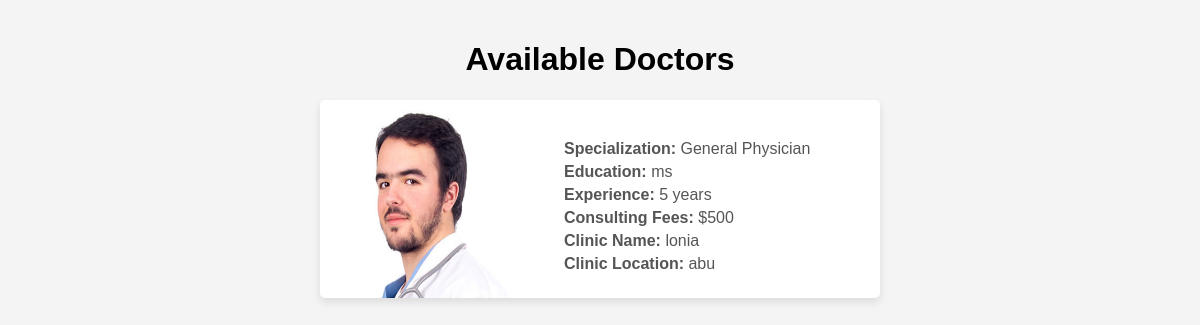
Page /all_docs/ on the earlier database version.
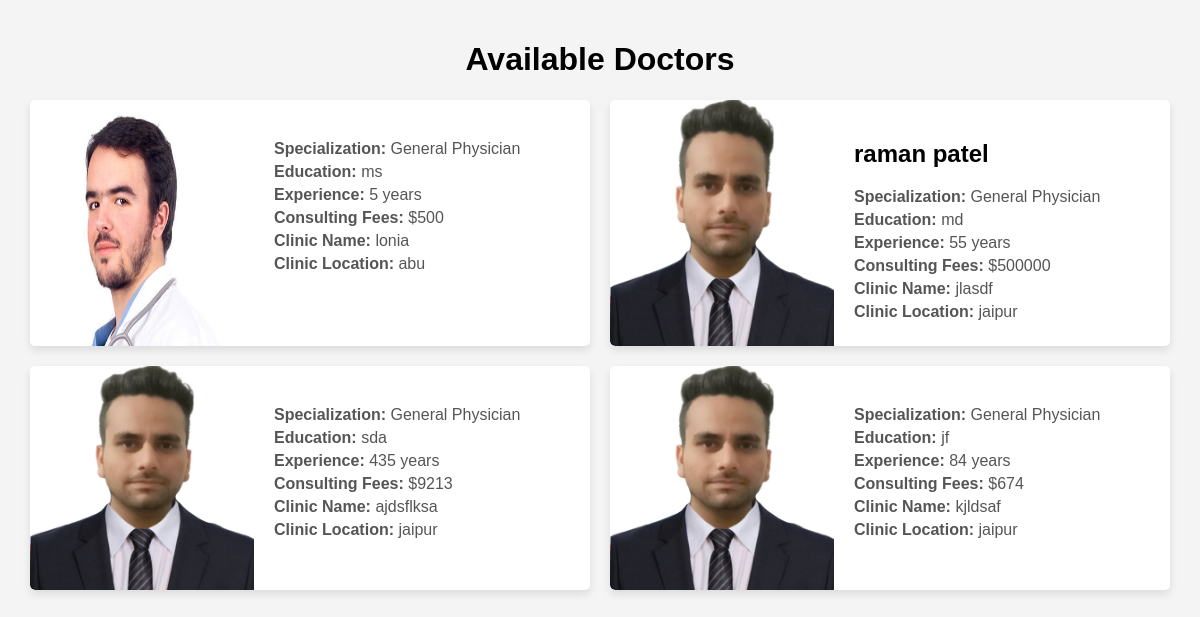
Same page on the later database version.
### doctor/models.py (models this page shows, shortened)
class Doctor(models.Model):
    user = models.ForeignKey(User, on_delete=models.DO_NOTHING, null=True, blank=True)
    pic = models.ImageField(upload_to='images/doc', blank=True, null=True)
    phone = models.IntegerField(blank=True, null=True)
    number_verified = models.BooleanField(default=False)
    dob = models.DateField(blank=True, null=True)
    spec = models.ForeignKey(Specilization, on_delete=models.DO_NOTHING, null=True, blank=True)
    edu = models.CharField(max_length=40)
    exp = models.IntegerField()
    consulting_fees = models.IntegerField()
    clinic_name = models.CharField(max_length=200, blank=True, null=True)
    clinic_location = models.CharField(max_length=200, blank=True, null=True)
    state = models.CharField(max_length=200, blank=True, null=True)
    city = models.CharField(max_length=200, blank=True, null=True)
    pincode = models.IntegerField(blank=True, null=True)
    area = models.CharField(max_length=200, blank=True, null=True)

class Specilization(models.Model):
    specs = models.CharField(max_length=100)
    def __str__(self):
        return self.specs

### docscribbel/urls.py (the view)
# urls.py: path('all_docs/',all_docs,name='all_docs'),
def all_docs(request):
    all_docs = Doctor.objects.all()
    return render(request,'docs.html',{'all_docs':all_docs})

### templates/docs.html (shortened to what this page needs)
<!DOCTYPE html>
<html lang="en">
<head>
</head>
<body>
<h1 style="text-align: center;">Available Doctors</h1>
<div class="container">
    {% for doc in all_docs %}
    <div class="card">
        <img src="{{ doc.pic.url }}" alt="{{ doc.user.get_full_name }}">
        <div class="card-details">
            <div class="doctor-info">
                <h2>{{ doc.user.get_full_name }}</h2>
                <p><strong>Specialization:</strong> {{ doc.spec }}</p>
                <p><strong>Education:</strong> {{ doc.edu }}</p>
                <p><strong>Experience:</strong> {{ doc.exp }} years</p>
                <p><strong>Consulting Fees:</strong> ${{ doc.consulting_fees }}</p>
                {% if doc.clinic_name %}
                    <p><strong>Clinic Name:</strong> {{ doc.clinic_name }}</p>
                {% else %}
                    <p><strong>Clinic Name:</strong> No Clinic Name</p>
                {% endif %}
                {% if doc.clinic_location %}
                    <p><strong>Clinic Location:</strong> {{ doc.clinic_location }}</p>
                {% endif %}
            </div>
        </div>
    </div>
    {% endfor %}
</div>
</body>
</html>

### templates/docs.html (style rules this page uses)
body { font-family: Arial, sans-serif; margin: 0; padding: 20px; background-color: #f4f4f4; }
.container { display: flex; flex-wrap: wrap; justify-content: space-around; }
.card { width: calc(50% - 20px); margin-bottom: 20px; background-color: #fff; box-shadow: 0 4px 8px rgba(0,0,0,0.1); border-radius: 5px; overflow: hidden; display: flex; }
.card img { width: 40%; height: auto; border-top-left-radius: 5px; border-bottom-left-radius: 5px; }
.card-details { padding: 20px; width: 60%; }
.doctor-info p { margin: 0; color: #555; margin-bottom: 5px; }

Differences in the rows shown:
added Doctor: pic (picture), user.get_full_name "raman patel", spec "General Physician", edu "md", exp "55", consulting_fees "500000", clinic_name "jlasdf", clinic_location "jaipur"
added Doctor: pic (picture), spec "General Physician", edu "sda", exp "435", consulting_fees "9213", clinic_name "ajdsflksa", clinic_location "jaipur"
added Doctor: pic (picture), spec "General Physician", edu "jf", exp "84", consulting_fees "674", clinic_name "kjldsaf", clinic_location "jaipur"
